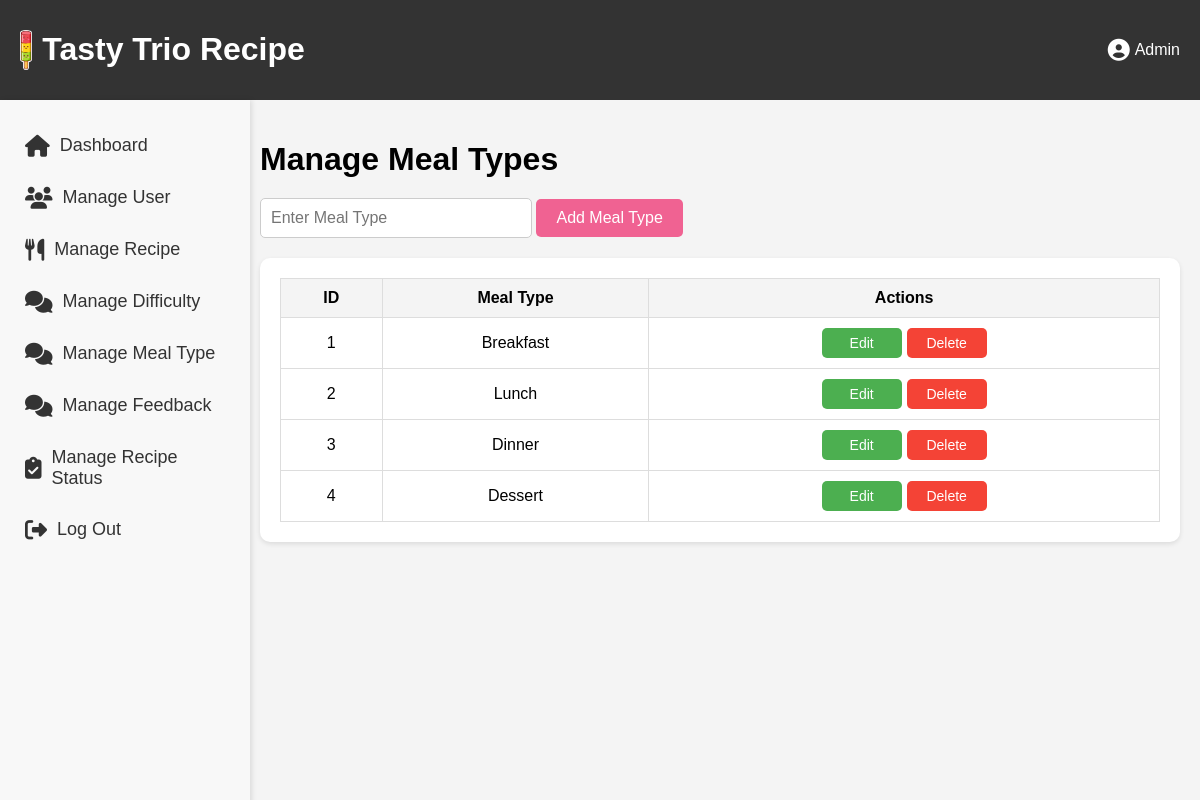
The app's page /manage_meal_type.php, older data.
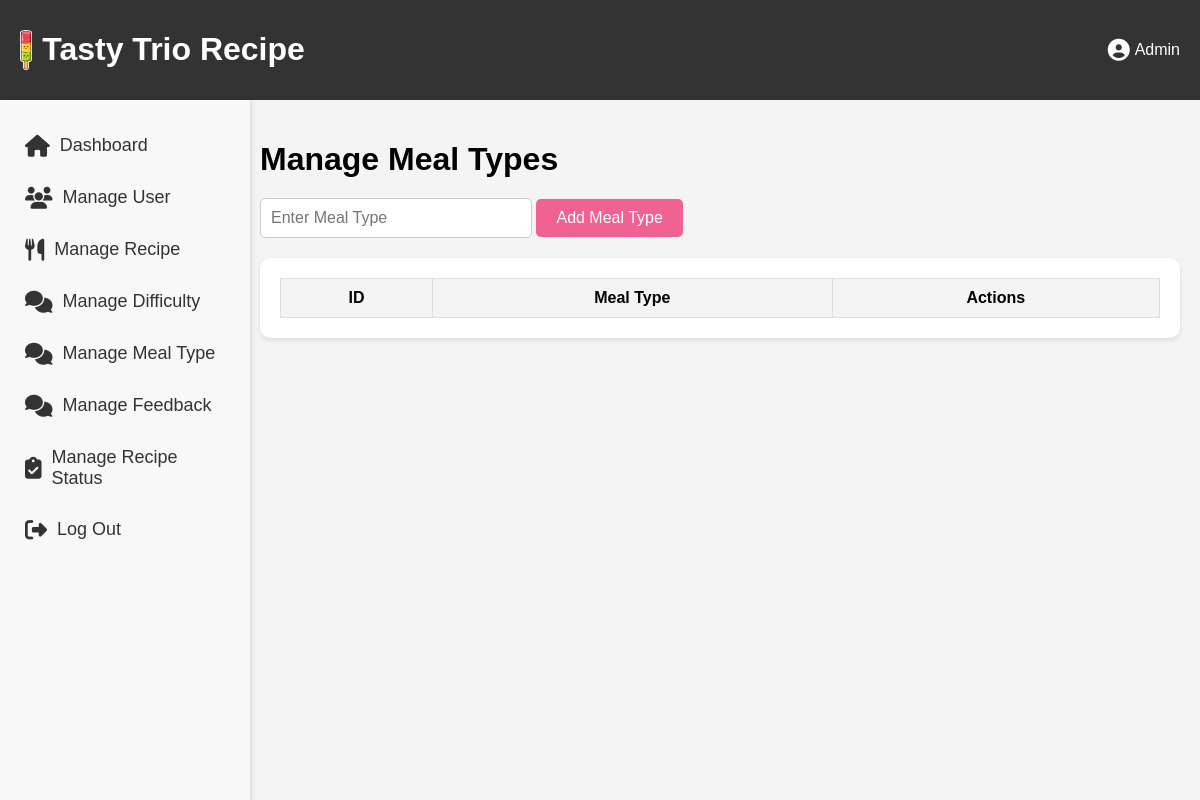
The same page, newer data.
### tables this page shows
CREATE TABLE `meal_type` (
  `typeID` int(11) NOT NULL,
  `mealType` varchar(255) NOT NULL
);

### manage_meal_type.php (the view, shortened to what this page needs)
<?php
include 'db.php';
$query = "SELECT * FROM meal_type";
$result = $conn->query($query);
?>
<!DOCTYPE html>
<html lang="en">
<head>
    <link rel="stylesheet" href="https://cdnjs.cloudflare.com/ajax/libs/font-awesome/6.4.2/css/all.min.css">
</head>
<body>
    <?php include('admin_Side_Nav.php'); ?>
    <div class="main-content">
        <h1>Manage Meal Types</h1>
        <div class="add-container">
            <form action="" method="post">
                <input type="text" name="mealType" class="add-input" placeholder="Enter Meal Type" required>
                <button type="submit" class="add-btn">Add Meal Type</button>
            </form>
        </div>
        <div class="table-container">
            <table>
                <thead>
                    <tr>
                        <th>ID</th>
                        <th>Meal Type</th>
                        <th>Actions</th>
                    </tr>
                </thead>
                <tbody>
                    <?php while ($row = $result->fetch_assoc()) { ?>
                        <tr>
                            <td><?= $row['typeID'] ?></td>
                            <td><?= $row['mealType'] ?></td>
                            <td>
                                <div class="action-buttons">
                                    <button class="edit-btn" onclick="openEditModal('<?= $row['typeID'] ?>', '<?= $row['mealType'] ?>')">Edit</button>
                                    <a href="manage_meal_type.php?delete=<?= $row['typeID'] ?>" onclick="return confirm('Are you sure you want to delete this meal type?');">
                                        <button class="delete-btn">Delete</button>
                                    </a>
                                </div>
                            </td>
                        </tr>
                    <?php } ?>
                </tbody>
            </table>
        </div>
    </div>
</body>
</html>

Row changes from the older to the newer data that the page shows:
removed meal_type: typeID "1", mealType "Breakfast"
removed meal_type: typeID "2", mealType "Lunch"
removed meal_type: typeID "3", mealType "Dinner"
removed meal_type: typeID "4", mealType "Dessert"
